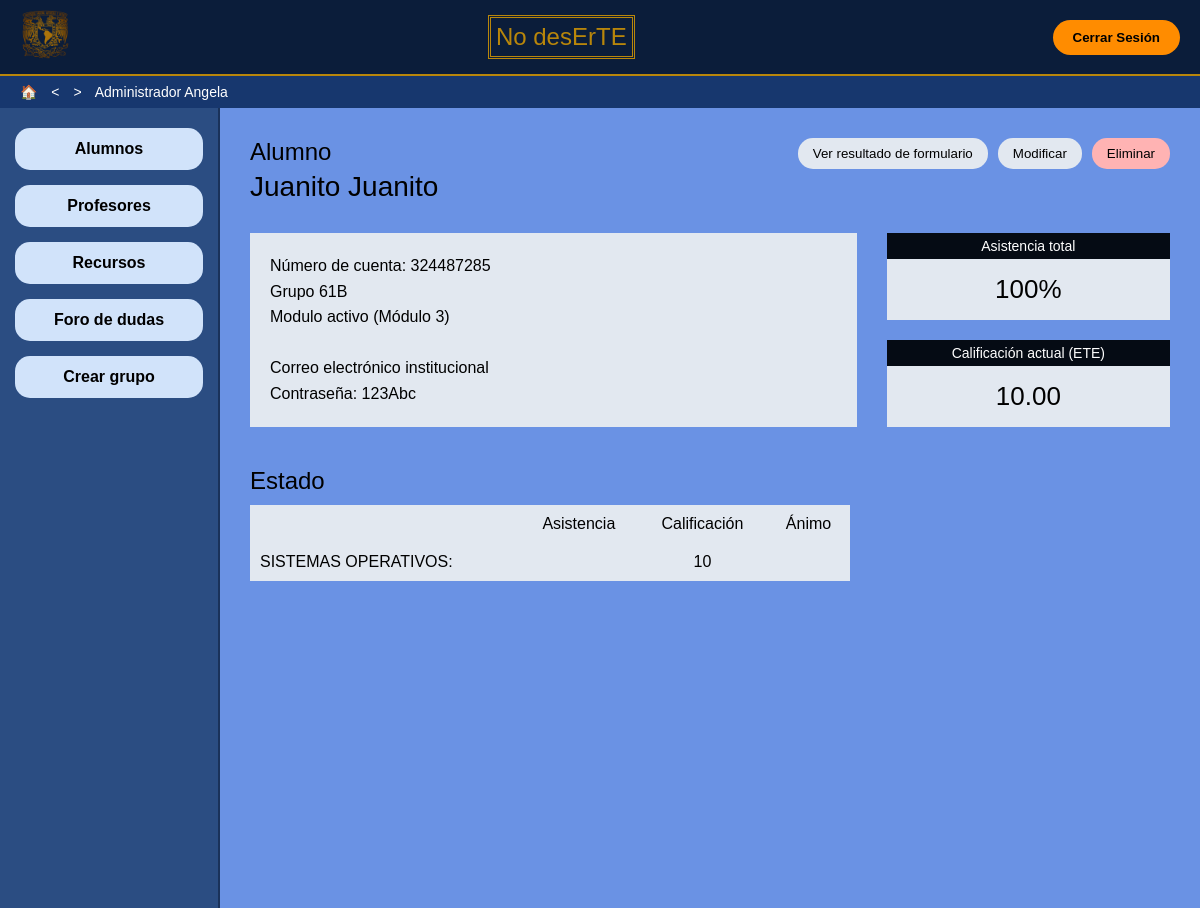
The app's page /Templates/admin/alumnos.php?id=1 with its own data.
### tables this page shows
CREATE TABLE `alumno` (
  `id_alumno` int(11) NOT NULL AUTO_INCREMENT,
  `nocta` int(11) NOT NULL,
  `nombre` varchar(100) NOT NULL,
  `apell_pat_alum` varchar(100) DEFAULT NULL,
  `apell_mat_alum` varchar(100) DEFAULT NULL,
  `asistencia` int(11) DEFAULT NULL,
  `id_grupo` int(11) NOT NULL,
  `contraseña` varchar(260) DEFAULT NULL,
  PRIMARY KEY (`id_alumno`),
  UNIQUE KEY `nocta` (`nocta`),
  UNIQUE KEY `nocta_2` (`nocta`),
  UNIQUE KEY `nocta_3` (`nocta`),
  KEY `id_grupo` (`id_grupo`),
  CONSTRAINT `alumno_ibfk_1` FOREIGN KEY (`id_grupo`) REFERENCES `grupo` (`id_grupo`)
);

CREATE TABLE `grupo` (
  `id_grupo` int(11) NOT NULL AUTO_INCREMENT,
  `nombre_grupo` char(3) NOT NULL,
  `id_profesor` int(11) NOT NULL,
  `modulo_activo` int(11) NOT NULL,
  PRIMARY KEY (`id_grupo`),
  UNIQUE KEY `nombre_grupo` (`nombre_grupo`),
  KEY `id_profesor` (`id_profesor`),
  KEY `modulo_activo` (`modulo_activo`),
  CONSTRAINT `grupo_ibfk_1` FOREIGN KEY (`id_profesor`) REFERENCES `profesor` (`id_profesor`),
  CONSTRAINT `grupo_ibfk_2` FOREIGN KEY (`modulo_activo`) REFERENCES `modulo` (`id_modulo`)
);

### Templates/admin/alumnos.php (the view, shortened to what this page needs)
<?php
    include '../../config/config_db.php';
    $listaResultados = array();
    $listaAsistencias = array();
    $countAsist = 0;
    if(isset($_GET['id'])){
        $id_alumno = $_GET["id"];
            $sql = "SELECT * FROM alumno WHERE id_alumno = $id_alumno";
        $resultado_query = mysqli_query($conexion,$sql);
        if($resultado_query){
            while ($fila = mysqli_fetch_assoc($resultado_query)){
                $nombreAlumno = $fila["nombre"];
                $noctaAlumno = $fila["nocta"];
                $id_grupo = $fila["id_grupo"];
            }
            $sql2 = "SELECT nombre_grupo, modulo_activo FROM grupo WHERE id_grupo = $id_grupo";
            $query2 = mysqli_query($conexion,$sql2);
            if($query2){
                $fila2 = mysqli_fetch_assoc($query2);
                $grupoAlumno = $fila2 ["nombre_grupo"];
                $moduloAct = $fila2 ["modulo_activo"];
            }
            $sql3 = "SELECT id_modulo,calificacion FROM calif_mod WHERE id_alumno = $id_alumno";
            $query3 = mysqli_query($conexion,$sql3);
            if($query3){
                while($fila3 = mysqli_fetch_assoc($query3)){
                    $sql4 = "SELECT nombre_modulo FROM modulo WHERE id_modulo = ". $fila3['id_modulo'] ."";
                    $query4 = mysqli_query($conexion,$sql4);
                    $res = mysqli_fetch_assoc($query4);
                    $fila3['name_modulo'] = $res['nombre_modulo'];
                    $listaResultados[] = $fila3;
                }
            }
            $sql5 = "SELECT * FROM asistencia WHERE id_alumno = $id_alumno";
            $query5 = mysqli_query($conexion,$sql5);
            if($query5){
                while($fila5 = mysqli_fetch_assoc($query5)){
                    $listaAsistencias[] = $fila5;
                }
            }
        }
        if($listaResultados){
            $promedioAlumno = 0;
            foreach ($listaResultados as $califs) {
                $promedioAlumno += $califs["calificacion"];
            }
            $promedioAlumno = number_format($promedioAlumno / count($listaResultados), 2);
        }
        if($listaAsistencias){
            foreach($listaAsistencias as $asist){
                if($asist['estatus'] == 'A' || $asist['estatus'] == 'J'){
                    $countAsist++;
                }
            }
            $countAsist/=(count($listaAsistencias)*.01);
        }
    }
?>
<!DOCTYPE html>
<html lang="es">
<head>
    <link rel="stylesheet" href="../../Statics/Css/adminGraph.css">
</head>
<body>
    <?php include '../../utilities/navbar.php'; ?>
    <div class="main-layout">
        <?php include '../../utilities/sidebarAdmin.php'; ?>
    <main class="content">
        <div class="header-perfil">
            <div class="titulos-perfil">
                <h1>Alumno</h1>
                <?php echo "<h2>$nombreAlumno</h2>"; ?>
            </div>
            <div class="acciones-perfil">
                <button class="btn-secundario">Ver resultado de formulario</button>
                <button class="btn-secundario">Modificar</button>
                <button class="btn-peligro">Eliminar</button>
            </div>
        </div>
        <div class="grid-informacion">
            <div class="tarjeta-datos">
                <?php
                    echo "<p>Número de cuenta: $noctaAlumno</p>";
                    echo "<p>Grupo $grupoAlumno</p>";
                    echo "<p>Modulo activo (Módulo $moduloAct)</p>";
                    echo "<br>";
                    echo "<p>Correo electrónico institucional</p>";
                    echo "<p>Contraseña: 123Abc</p>";
                ?>
            </div>
            <div class="metricas-rapidas">
                <div class="metrica-box">
                    <div class="metrica-titulo">Asistencia total</div>
                    <?php echo "<div class='metrica-valor'>$countAsist%</div>"; ?>
                </div>
                <div class="metrica-box">
                    <div class="metrica-titulo">Calificación actual (ETE)</div>
                    <?php echo "<div class='metrica-valor'> $promedioAlumno </div>"; ?>
                </div>
            </div>
        </div>
        <div class="seccion-estado">
            <h2 class="titulo-estado">Estado</h2>
            <table class="tabla-modulos">
                <thead>
                    <tr>
                        <th></th>
                        <th>Asistencia</th>
                        <th>Calificación</th>
                        <th>Ánimo</th>
                    </tr>
                </thead>
                <tbody>
                    <?php
                        foreach($listaResultados as $califs){
                            echo "<tr>";
                                echo "<td class='nombre-modulo'>". $califs['name_modulo'] . ":</td>";
                                echo "<td></td>";
                                echo "<td>" . $califs['calificacion'] . "</td>";
                                echo "<td></td>";
                            echo "</tr>";
                        }
                    ?>
                </tbody>
            </table>
        </div>
    </main>

### Statics/Css/adminGraph.css (style rules this page uses)
* { margin: 0; padding: 0; box-sizing: border-box; font-family: Arial, sans-serif; }
body { background-color: #6a96e3; display: flex; flex-direction: column; height: 100vh; }
.main-layout { display: flex; flex: 1; }
.content { flex: 1; padding: 30px; }
.header-perfil { display: flex; justify-content: space-between; align-items: flex-start; margin-bottom: 30px; }
.titulos-perfil h1 { font-weight: normal; font-size: 24px; margin-bottom: 5px; }
.titulos-perfil h2 { font-weight: normal; font-size: 28px; }
.acciones-perfil { display: flex; gap: 10px; }
.btn-secundario { background-color: #e2e8f0; border: none; padding: 8px 15px; border-radius: 15px; cursor: pointer; }
.btn-peligro { background-color: #ffb3b3; border: none; padding: 8px 15px; border-radius: 15px; cursor: pointer; color: black; }
.grid-informacion { display: flex; gap: 30px; margin-bottom: 40px; }
.tarjeta-datos { background-color: #e2e8f0; padding: 20px; flex: 2; line-height: 1.6; }
.metricas-rapidas { flex: 1; display: flex; flex-direction: column; gap: 20px; }
.metrica-box { background-color: #e2e8f0; text-align: center; }
.metrica-titulo { background-color: #050b14; color: white; padding: 5px; font-size: 14px; }
.metrica-valor { padding: 15px; font-size: 26px; }
.titulo-estado { font-weight: normal; margin-bottom: 10px; font-size: 24px; }
.tabla-modulos { width: 100%; max-width: 600px; background-color: #e2e8f0; border-collapse: collapse; text-align: center; }
.tabla-modulos th, .tabla-modulos td { padding: 10px; }
.tabla-modulos th { font-weight: normal; }
.nombre-modulo { text-align: left; }
.content { background-color: #6a92e4; padding: 30px; min-height: 100vh; box-sizing: border-box; font-family: sans-serif; }

### records on screen
alumno: nombre "Juanito Juanito", nocta "324487285"
grupo: nombre_grupo "61B", modulo_activo "3"

### other values on screen
$tipo_usu "Administrador"
$nombre_usu "Angela"
$countAsist "100"
$promedioAlumno "10.00"
$califs['name_modulo'] "SISTEMAS OPERATIVOS"
$califs['calificacion'] "10"
